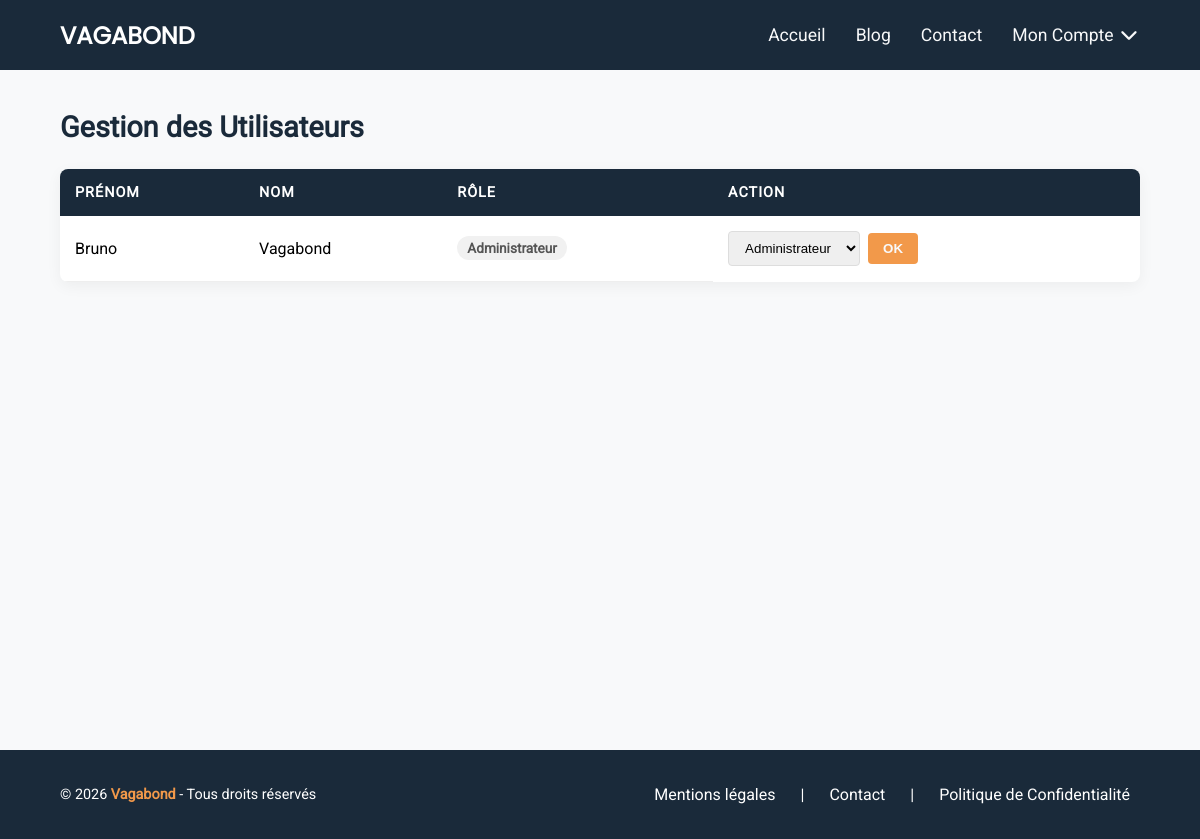
Page /index.php?action=user_list (signed in) on the committed database.
### tables this page shows
CREATE TABLE `utilisateurs` (
  `id_utilisateur` int NOT NULL,
  `nom` varchar(50) NOT NULL,
  `prenom` varchar(50) NOT NULL,
  `email` varchar(100) NOT NULL,
  `password` varchar(250) NOT NULL,
  `token` varchar(255) DEFAULT NULL,
  `token_expiration` datetime DEFAULT NULL,
  `id_role` int NOT NULL
);

CREATE TABLE `role` (
  `id_role` int NOT NULL,
  `libelle` varchar(50) DEFAULT NULL
);

### app/controller/admin.php (called while the page is built, shortened)
<?php
    function userList()
    {
        global $db, $title;
        require RACINE . "/app/model/user.php";
        $users = getAllUsers($db);
        $roles = getAllRoles($db);
        require_once RACINE . '/app/view/admin/user_list.php';
    }

### index.php (called while the page is built, shortened)
<?php
$action = $_GET["action"] ?? "default";
handleRequest($action);
require RACINE . '/app/view/layout.php';

### app/model/user.php (called while the page is built, shortened)
<?php
function getAllUsers(PDO $db): array
{
    try {
        $sql = "SELECT u.id_utilisateur, u.nom, u.prenom, u.email, u.id_role, r.libelle
                FROM utilisateurs u
                INNER JOIN role r ON u.id_role = r.id_role
                ORDER BY u.nom ASC";
        $query = $db->prepare($sql);
        $query->execute();
        return $query->fetchAll(PDO::FETCH_ASSOC);
    } catch (PDOException $e) {
        error_log("Erreur getAllUsers : " . $e->getMessage());
        return [];
    }
}
function getAllRoles(PDO $db): array
{
    try {
        $sql = "SELECT id_role, libelle FROM role ORDER BY id_role ASC";
        $query = $db->prepare($sql);
        $query->execute();
        return $query->fetchAll(PDO::FETCH_ASSOC);
    } catch (PDOException $e) {
        error_log("Erreur getAllRoles : " . $e->getMessage());
        return [];
    }
}

### app/view/admin/user_list.php (the view, shortened to what this page needs)
<div class="admin-view-container">
    <section>
        <h2>Gestion des Utilisateurs</h2>
       <table class="table-admin-role">
            <thead>
                <tr>
                    <th>Prénom</th>
                    <th>Nom</th>
                    <th>Rôle</th>
                    <th>Action</th>
                </tr>
            </thead>
            <tbody>
                <?php foreach ($users as $user): ?>
                    <tr>
                        <td data-label="Prénom"><?= htmlspecialchars($user['prenom']) ?></td>
                        <td data-label="Nom"><?= htmlspecialchars($user['nom']) ?></td>
                        <td data-label="Rôle">
                            <span>
                                <?= htmlspecialchars($user['libelle']) ?>
                            </span>
                        </td>
                        <td data-label="Action">
                            <form action="index.php?action=user_update_role" method="POST">
                                <select name="changeRole">
                                    <?php foreach ($roles as $role): ?>
                                        <option value="<?= $role['id_role'] ?>" <?= ($user['id_role'] == $role['id_role']) ? 'selected' : '' ?>>
                                            <?= htmlspecialchars($role['libelle']) ?>
                                        </option>
                                    <?php endforeach; ?>
                                </select>
                                <button class ="btn-role" type="submit">OK</button>
                            </form>
                        </td>
                    </tr>
                <?php endforeach; ?>
            </tbody>
        </table>
    </section>
</div>

### public/style/style.css (style rules this page uses)
* { margin: 0; padding: 0; box-sizing: border-box; list-style: none; text-decoration: none; }
body { font-family: "Roboto", sans-serif; background-color: #F8F9FA; }
.admin-view-container { width: 100%; padding: 40px 5%; margin: 0 auto; }
@media (min-width: 768px) { .admin-view-container { padding: 60px 5%; min-height: 85vh; } }
.admin-view-container { padding: 40px 5%; }
.admin-view-container h2 { margin-bottom: 25px; color: #1A2A3A; font-size: 1.8rem; }
.admin-view-container .table-admin-role { width: 100%; display: block; border-collapse: collapse; }
.admin-view-container .table-admin-role thead { display: none; }
.admin-view-container .table-admin-role tbody, .admin-view-container .table-admin-role tr, .admin-view-container .table-admin-role td { display: block; width: 100%; }
.admin-view-container .table-admin-role tr { margin-bottom: 20px; border-radius: 8px; box-shadow: 0 4px 10px rgba(0, 0, 0, 0.1); padding: 10px; }
.admin-view-container .table-admin-role td { display: flex; justify-content: space-between; align-items: center; padding: 12px 10px; border-bottom: 1px solid #eee; }
.admin-view-container .table-admin-role td:last-child { border-bottom: none; }
.admin-view-container .table-admin-role td::before { content: attr(data-label); font-weight: bold; color: #1A2A3A; text-transform: uppercase; font-size: 0.8rem; flex: 1; text-align: left; }
.admin-view-container .table-admin-role td span { display: inline-block; padding: 4px 10px; background: #f1f1f1; border-radius: 20px; font-size: 0.85rem; font-weight: bold; color: #555; }
.admin-view-container .table-admin-role form { display: flex; align-items: center; gap: 5px; justify-content: flex-end; }
.admin-view-container .table-admin-role form select { padding: 5px; border: 1px solid #ddd; border-radius: 4px; }
.admin-view-container .table-admin-role form .btn-role { background-color: #F2994A; color: #F8F9FA; border: none; padding: 5px 12px; border-radius: 4px; font-weight: bold; cursor: pointer; }
@media (min-width: 769px) { .admin-view-container .table-admin-role { display: table; background: #fff; box-shadow: 0 4px 15px rgba(0, 0, 0, 0.05); border-radius: 8px; overflow: hidden; } }
@media (min-width: 769px) { .admin-view-container .table-admin-role thead { display: table-header-group; background-color: #1A2A3A; color: #fff; } }
@media (min-width: 769px) { .admin-view-container .table-admin-role thead th { padding: 15px; text-align: left; text-transform: uppercase; font-size: 0.9rem; letter-spacing: 1px; } }
@media (min-width: 769px) { .admin-view-container .table-admin-role tbody { display: table-row-group; } }
@media (min-width: 769px) { .admin-view-container .table-admin-role tr { display: table-row; background: none; box-shadow: none; border-radius: 0; border: none; } }
@media (min-width: 769px) { .admin-view-container .table-admin-role td { display: table-cell; padding: 15px; border-bottom: 1px solid #eee; text-align: left; width: auto; } }
@media (min-width: 769px) { .admin-view-container .table-admin-role td::before { display: none; } }
@media (min-width: 769px) { .admin-view-container .table-admin-role form { justify-content: flex-start; gap: 8px; } }
@media (min-width: 769px) { .admin-view-container .table-admin-role form select { padding: 8px 12px; } }
@media (min-width: 769px) { .admin-view-container .table-admin-role form .btn-role { padding: 8px 15px; } }

### rows in the picture
utilisateurs: prenom "Bruno", nom "Vagabond", id_role.libelle "Administrateur", changeRole "Administrateur"
